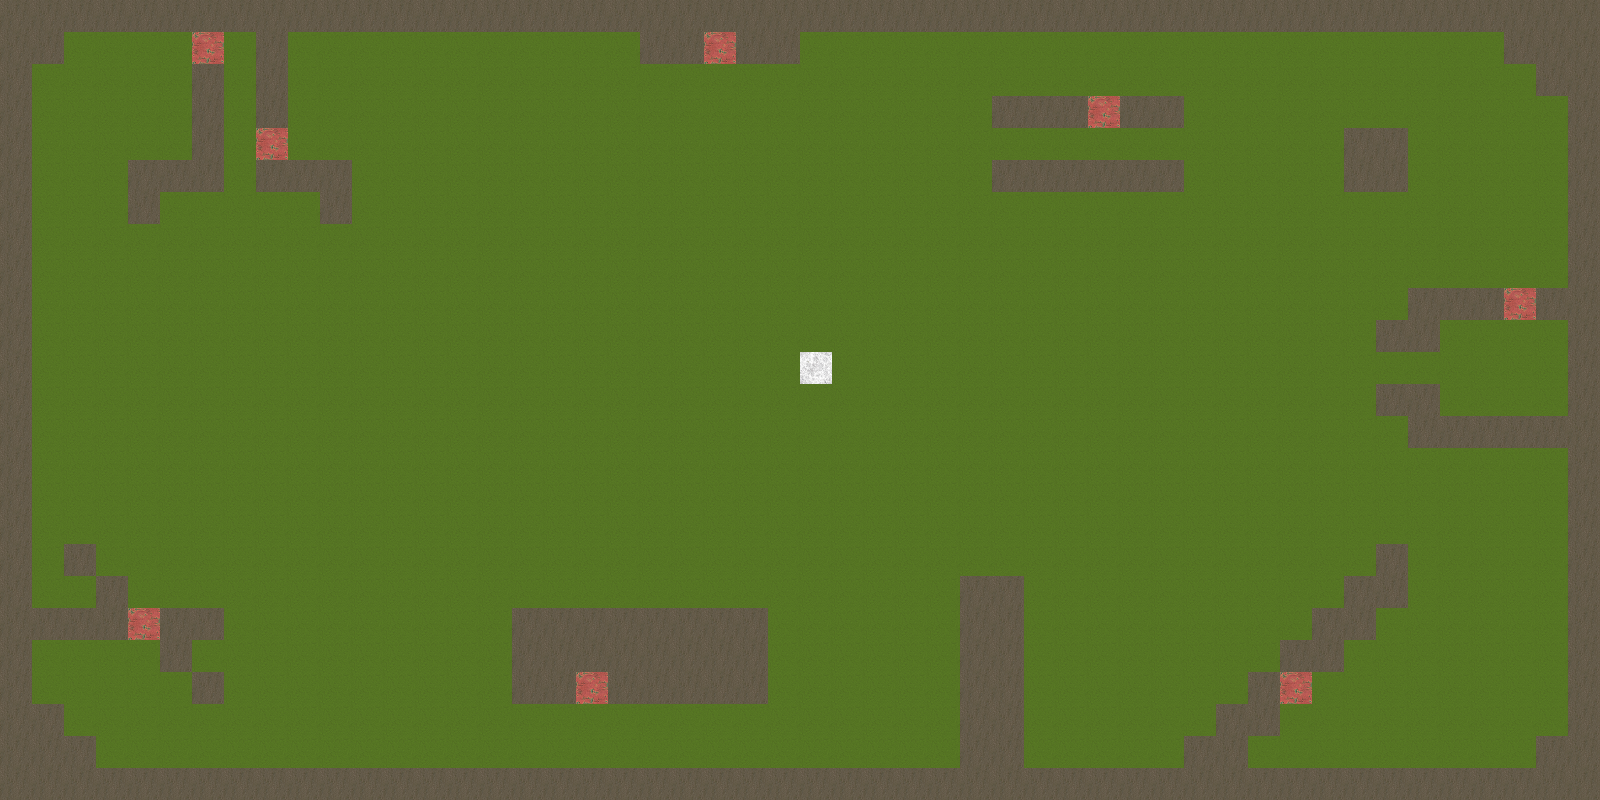

Rendered tile map (Tiled .tmx) drawn with the repository's tilesets; below, a short description and the map source with its tile grids summarised:
An orthogonal 50x25 tile map with 32x32 px tiles, 4 tile layers (grass, pollen, wall, spawn), 4 tilesets.

<map version="1.4" tiledversion="1.4.1" orientation="orthogonal" renderorder="right-down" width="50" height="25" tilewidth="32" tileheight="32" infinite="0" nextlayerid="7" nextobjectid="3">
 <tileset firstgid="1" name="grass" tilewidth="32" tileheight="32" tilecount="1" columns="1">
  <image source="../image/grass.png" width="32" height="32" />
 </tileset>
 <tileset firstgid="2" name="wall" tilewidth="32" tileheight="32" tilecount="1" columns="1">
  <image source="../image/wall.png" width="32" height="32" />
  <tile id="0">
   <properties>
    <property name="collides" type="bool" value="true" />
   </properties>
  </tile>
 </tileset>
 <tileset firstgid="3" name="spawn" tilewidth="32" tileheight="32" tilecount="1" columns="1">
  <image source="../image/spawn.png" width="32" height="32" />
 </tileset>
 <tileset firstgid="4" name="pollen" tilewidth="32" tileheight="32" tilecount="1" columns="1">
  <image source="../image/pollen.png" width="32" height="32" />
 </tileset>
 <layer id="1" name="grass" width="50" height="25">
  <data>[1250 cells, 1250 non-empty, 1 distinct tile ids]</data>
 </layer>
 <layer id="6" name="pollen" width="50" height="25">
  <data>[1250 cells, 8 non-empty, 1 distinct tile ids]</data>
 </layer>
 <layer id="2" name="wall" width="50" height="25">
  <data>[1250 cells, 256 non-empty, 1 distinct tile ids]</data>
 </layer>
 <layer id="5" name="spawn" width="50" height="25">
  <data>[1250 cells, 1 non-empty, 1 distinct tile ids]</data>
 </layer>
</map>